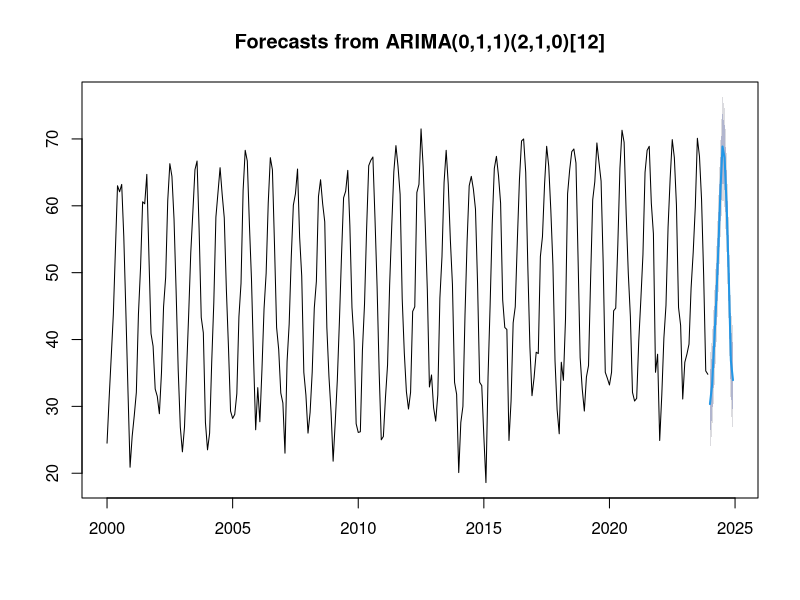
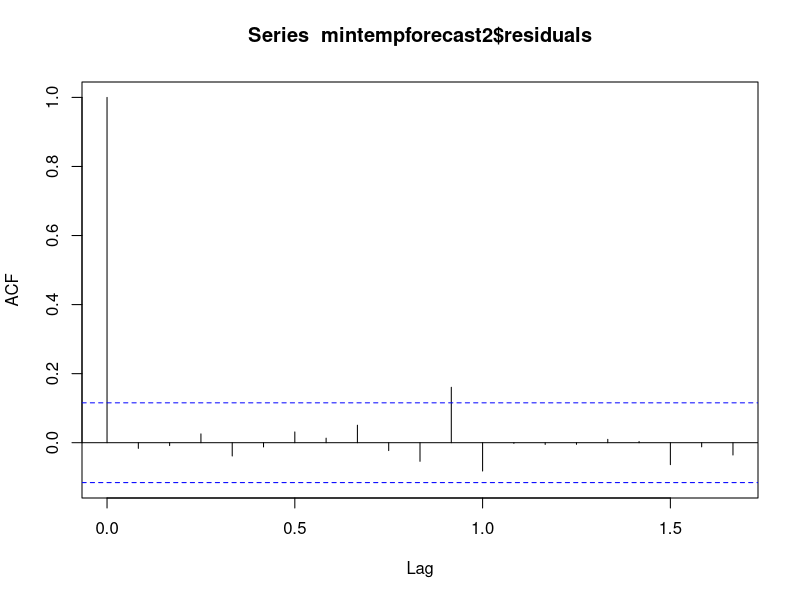
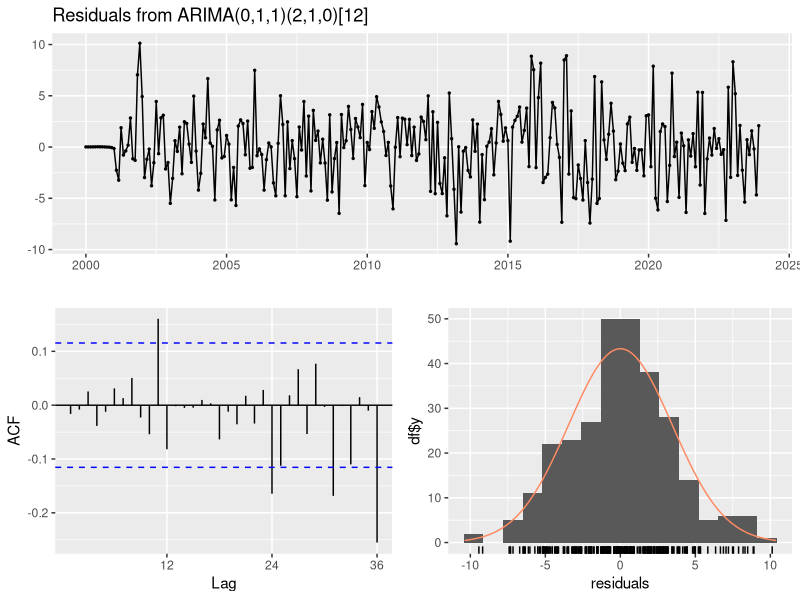
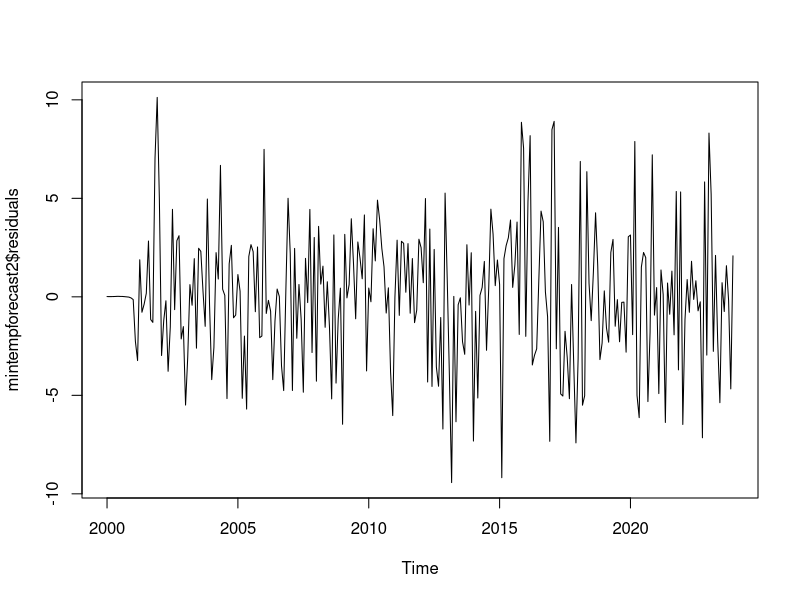
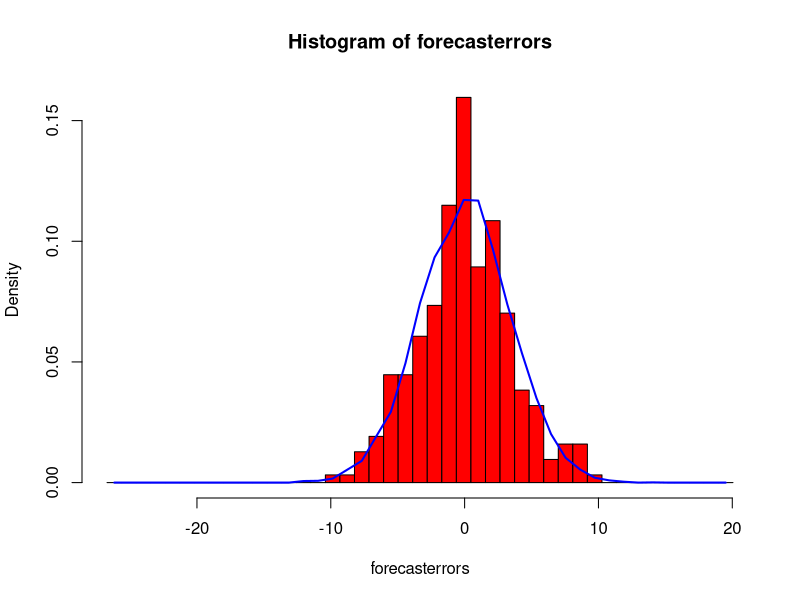
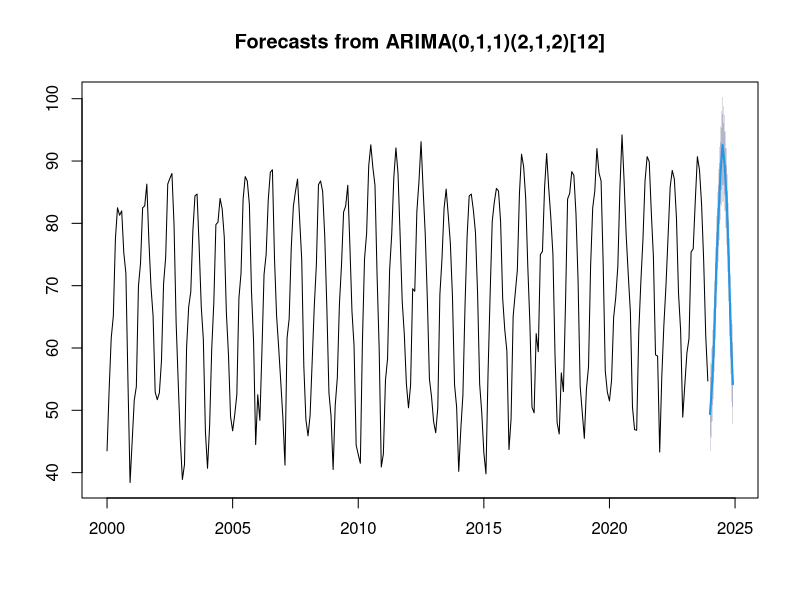
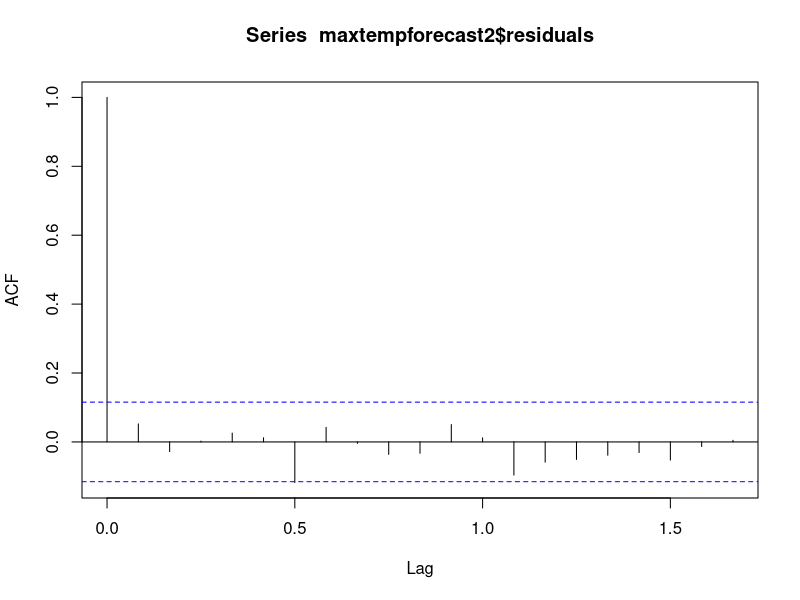
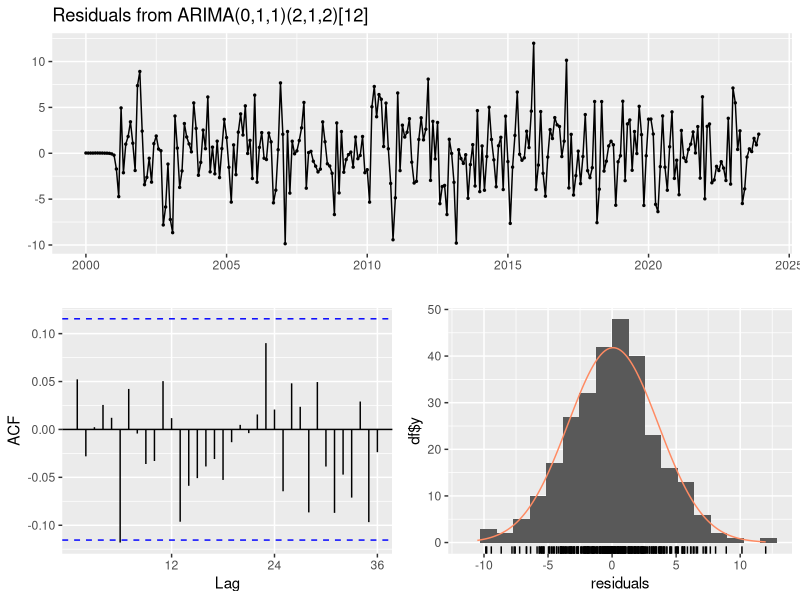

R code for these plots, in order:
## ---- chunk 1
knitr::opts_chunk$set(echo = TRUE)
## ---- chunk 2
library(forecast)
mintemp <- read.csv("mean_min_monthly_temps_2000_2025.csv")
maxtemp <- read.csv("mean_max_monthly_temps_2000_2025.csv")

mintemp_dat <- mintemp[mintemp$Year != c(2024,2025), ]
maxtemp_dat <- maxtemp[maxtemp$Year != c(2024,2025), ]

# order of months
month_levels <- c("Jan", "Feb", "Mar", "Apr", "May", "Jun", 
                  "Jul", "Aug", "Sep", "Oct", "Nov", "Dec")

# min temp reordered and stored as time series
mintemp_dat$Month <- factor(mintemp_dat$Month, levels = month_levels)
mintemp_sorted <- mintemp_dat[order(mintemp_dat$Year, mintemp_dat$Month), ]

mintemp_timeseries <- ts(mintemp_sorted$Mean_Min_Temp,frequency=12,start=c(2000,1))

# max temp reordered and stored as time series
maxtemp_dat$Month <- factor(maxtemp_dat$Month, levels = month_levels)
maxtemp_sorted <- maxtemp_dat[order(maxtemp_dat$Year, maxtemp_dat$Month), ]

maxtemp_timeseries <- ts(maxtemp_sorted$Value,frequency=12,start=c(2000,1))
## ---- chunk 3
plotForecastErrors <- function(forecasterrors)
  {
    forecasterrors <- na.omit(forecasterrors)
     # make a histogram of the forecast errors:
     mybinsize <- IQR(forecasterrors)/4
     mysd   <- sd(forecasterrors, na.rm=T)
     mymin  <- min(forecasterrors, na.rm=T) - mysd*5
     mymax  <- max(forecasterrors, na.rm=T) + mysd*3
     # generate normally distributed data with mean 0 and standard deviation mysd
     mynorm <- rnorm(10000, mean=0, sd=mysd)
     mymin2 <- min(mynorm)
     mymax2 <- max(mynorm)
     if (mymin2 < mymin) { mymin <- mymin2 }
     if (mymax2 > mymax) { mymax <- mymax2 }
     # make a red histogram of the forecast errors, with the normally distributed data overlaid:
     mybins <- seq(mymin, mymax, mybinsize)
     hist(forecasterrors, col="red", freq=FALSE, breaks=mybins)
     # freq=FALSE ensures the area under the histogram = 1
     # generate normally distributed data with mean 0 and standard deviation mysd
     myhist <- hist(mynorm, plot=FALSE, breaks=mybins)
     # plot the normal curve as a blue line on top of the histogram of forecast errors:
     points(myhist$mids, myhist$density, type="l", col="blue", lwd=2)
  }
## ---- chunk 4
mintemp_arima <- auto.arima(
  mintemp_timeseries,
  d = 1,              # force one regular difference
  D = 1,              # seasonal difference (12-month)
  max.p = 5, max.q = 5,
  max.P = 2, max.Q = 2,
  stepwise = FALSE, approx = FALSE,
  trace = TRUE
)

mintemp_arima
## ---- chunk 5
mintempforecast2 <- forecast(mintemp_arima, h=12) # change h here to play around with forecasts farther into future
mintempforecast2
plot(mintempforecast2) # add forecast values into time series plot

acf(mintempforecast2$residuals,lag.max=20) # correlogram
Box.test(mintempforecast2$residuals, lag=20, type="Ljung-Box") # Ljung-Box test
checkresiduals(mintemp_arima) # chceck that residuals are insignificant

plot.ts(mintempforecast2$residuals)
plotForecastErrors(mintempforecast2$residuals) # normally distributed with mean 0
## ---- chunk 6
# extract 2024 from our data
mintemp_2024 <- mintemp[mintemp$Year==2024, ]
mintemp_2024
mintempforecast2
## ---- chunk 7
maxtemp_arima <- auto.arima(
  maxtemp_timeseries,
  d = 1,              # force one regular difference
  D = 1,              # seasonal difference (12-month)
  max.p = 5, max.q = 5,
  max.P = 2, max.Q = 2,
  stepwise = FALSE, approx = FALSE,
  trace = TRUE
)

maxtemp_arima
## ---- chunk 8
maxtempforecast2 <- forecast(maxtemp_arima, h=12) # change h here to play around with forecasts farther into future
maxtempforecast2
plot(maxtempforecast2) # add forecast values into time series plot

acf(maxtempforecast2$residuals,lag.max=20) # correlogram
Box.test(maxtempforecast2$residuals, lag=20, type="Ljung-Box") # Ljung-Box test
checkresiduals(maxtemp_arima) # chceck that residuals are insignificant

plot.ts(maxtempforecast2$residuals)
plotForecastErrors(maxtempforecast2$residuals) # normally distributed with mean 0
## ---- chunk 9
# extract 2024 from our data
maxtemp_2024 <- maxtemp[maxtemp$Year==2024, ]
maxtemp_2024
maxtempforecast2
